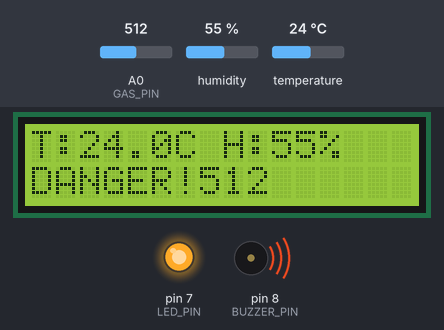
The sketch below on a simulated Arduino Uno, built with avr-gcc and run on an emulated ATmega328P. On the bench: 16×2 character LCD, output pins drawn as LEDs (lit = HIGH), buzzer (waves = sounding). The inputs (shaded band) are chosen by the test bench; at power-on: A0 (GAS_PIN) = 512, humidity 55 %, temperature 24 °C. What the sketch prints to the serial monitor is not drawn.

Above: at 4.2 s.
4.3 s: A0 (GAS_PIN) set to 313
At 6.4 s:
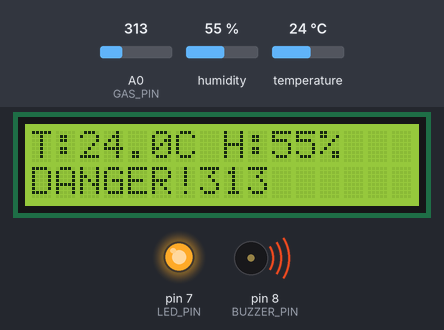
6.7 s: A0 (GAS_PIN) set to 287
At 8.4 s:
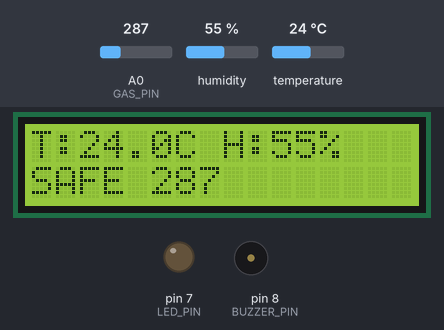
8.7 s: humidity set to 22 %
At 10.4 s:
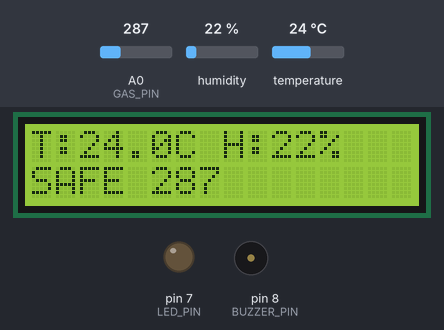
10.8 s: temperature set to 12 °C
At 12.3 s:
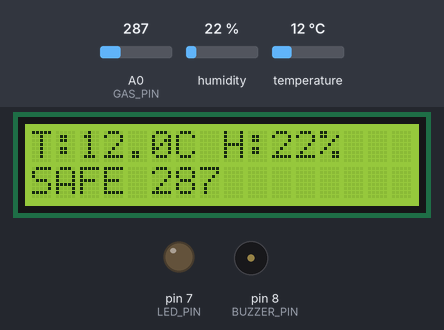
12.9 s: humidity set to 40 %
At 14.2 s:
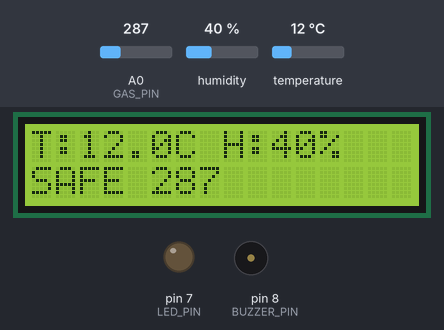
15.0 s: A0 (GAS_PIN) set to 306
At 16.2 s:
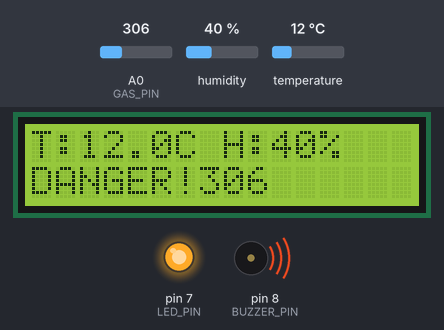
Timing chart, 0 to 18.0 s (numbered marks = the images above; inputs shaded):
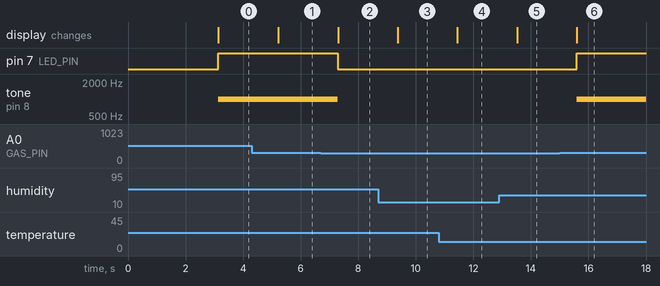

The sketch:

IoT_Gas_Temperature_Monitoring_System.ino
```cpp
#include <DHT.h>
#include <Wire.h>
#include <LiquidCrystal_I2C.h>

#define DHTPIN 2
#define DHTTYPE DHT11

#define GAS_PIN A0
#define LED_PIN 7
#define BUZZER_PIN 8

DHT dht(DHTPIN, DHTTYPE);
LiquidCrystal_I2C lcd(0x27, 16, 2);

// Change this value for your required gas threshold
int gasThreshold = 300;

void setup() {

  Serial.begin(9600);

  dht.begin();

  lcd.init();
  lcd.backlight();

  pinMode(LED_PIN, OUTPUT);
  pinMode(BUZZER_PIN, OUTPUT);

  digitalWrite(LED_PIN, LOW);
  digitalWrite(BUZZER_PIN, LOW);

  lcd.setCursor(0, 0);
  lcd.print("Gas Monitoring");
  lcd.setCursor(0, 1);
  lcd.print("Starting...");

  delay(3000);
  lcd.clear();
}

void loop() {

  float temperature = dht.readTemperature();
  float humidity = dht.readHumidity();

  int gasValue = analogRead(GAS_PIN);

  // Display gas value in Serial Monitor
  Serial.print("Gas Value: ");
  Serial.print(gasValue);

  Serial.print(" | Temperature: ");
  Serial.print(temperature);

  Serial.print(" C | Humidity: ");
  Serial.print(humidity);
  Serial.println(" %");

  // DHT11 error check
  if (isnan(temperature) || isnan(humidity)) {

    lcd.clear();
    lcd.setCursor(0, 0);
    lcd.print("DHT11 ERROR");

    digitalWrite(LED_PIN, LOW);
    noTone(BUZZER_PIN);

    delay(1000);
    return;
  }

  // First LCD line
  lcd.clear();
  lcd.setCursor(0, 0);

  lcd.print("T:");
  lcd.print(temperature, 1);
  lcd.print("C ");

  lcd.print("H:");
  lcd.print(humidity, 0);
  lcd.print("%");

  // Gas threshold checking
  if (gasValue >= gasThreshold) {

    // DANGER
    digitalWrite(LED_PIN, HIGH);

    // Buzzer sound
    tone(BUZZER_PIN, 1000);

    lcd.setCursor(0, 1);
    lcd.print("DANGER!");
    lcd.print(gasValue);

  }
  else {

    // SAFE
    digitalWrite(LED_PIN, LOW);

    noTone(BUZZER_PIN);

    lcd.setCursor(0, 1);
    lcd.print("SAFE ");
    lcd.print(gasValue);
  }

  delay(1000);
}
```

Measured:
- the behaviour switches between 300 and 299 on A0 (GAS_PIN) (found by bisection; images 1 and 2)
- after the input at 4.3 s, the display: changes after 0.92 s (image 1)
- after the input at 6.7 s, pin 7 (LED_PIN): HIGH → LOW after 0.59 s; tone on pin 8 (BUZZER_PIN): 1000 Hz → silent after 0.59 s; the display: changes after 0.60 s (image 2)
- after the input at 8.7 s, the display: changes after 0.67 s (image 3)
- after the input at 10.8 s, the display: changes after 0.65 s (image 4)
- after the input at 12.9 s, the display: changes after 0.62 s (image 5)
- after the input at 15.0 s, pin 7 (LED_PIN): LOW → HIGH after 0.59 s; tone on pin 8 (BUZZER_PIN): silent → 1000 Hz after 0.59 s; the display: changes after 0.60 s (image 6)
